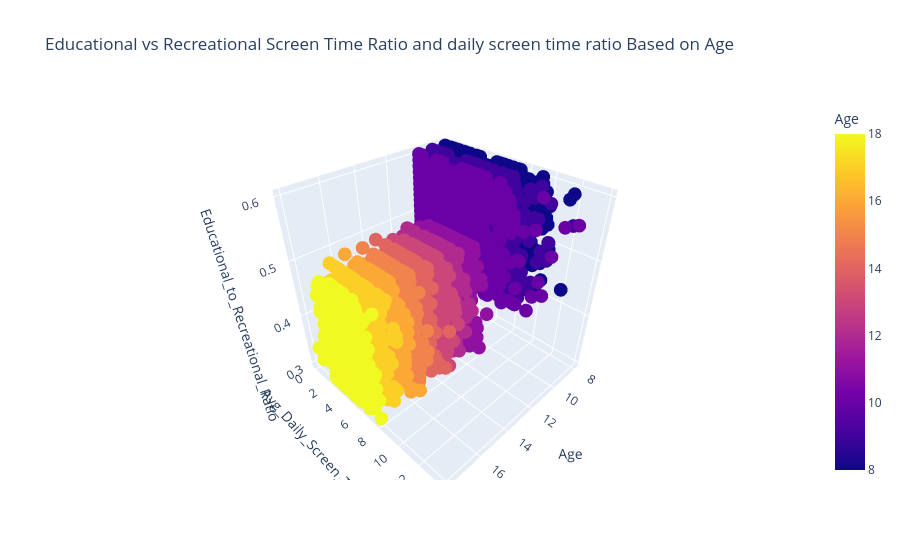

Write notebook code for a chart like this one.
### Markdown cell above
The above scatter plot indicates that Age 10 shows the highest average daily screen time(14hours) compared to other age groups

### Code cell
#To analysis how average daily screen time and the ratio of educational to recreational use vary with age
fig=px.scatter_3d(df,x='Age',y='Avg_Daily_Screen_Time_hr',z='Educational_to_Recreational_Ratio'
                  ,color='Age',
                  title='Educational vs Recreational Screen Time Ratio and daily screen time ratio Based on Age')
fig.show()

### Figure 1 — Plotly figure (JSON) as saved in the notebook; plotly's stock layout.template omitted (floating-point values rounded to 4 significant figures; data arrays with more than 128 entries replaced by an {"elided": "..."} marker saying what was removed)
{"data": [{"hovertemplate": "Age=%{marker.color}<br>Avg_Daily_Screen_Time_hr=%{y}<br>Educational_to_Recreational_Ratio=%{z}<extra></extra>", "legendgroup": "", "marker": {"color": {"elided": "9668 int values"}, "coloraxis": "coloraxis", "symbol": "circle"}, "mode": "markers", "name": "", "scene": "scene", "showlegend": false, "type": "scatter3d", "x": {"elided": "9668 int values"}, "y": {"elided": "9668 float values"}, "z": {"elided": "9668 float values"}}], "layout": {"autosize": true, "coloraxis": {"colorbar": {"title": {"text": "Age"}}, "colorscale": [[0, "#0d0887"], [0.1111, "#46039f"], [0.2222, "#7201a8"], [0.3333, "#9c179e"], [0.4444, "#bd3786"], [0.5556, "#d8576b"], [0.6667, "#ed7953"], [0.7778, "#fb9f3a"], [0.8889, "#fdca26"], [1, "#f0f921"]]}, "legend": {"tracegroupgap": 0}, "scene": {"aspectmode": "auto", "aspectratio": {"x": 1, "y": 1, "z": 1}, "domain": {"x": [0, 1], "y": [0, 1]}, "xaxis": {"title": {"text": "Age"}, "type": "linear"}, "yaxis": {"title": {"text": "Avg_Daily_Screen_Time_hr"}, "type": "linear"}, "zaxis": {"title": {"text": "Educational_to_Recreational_Ratio"}, "type": "linear"}}, "title": {"text": "Educational vs Recreational Screen Time Ratio and daily screen time ratio Based on Age"}}}
